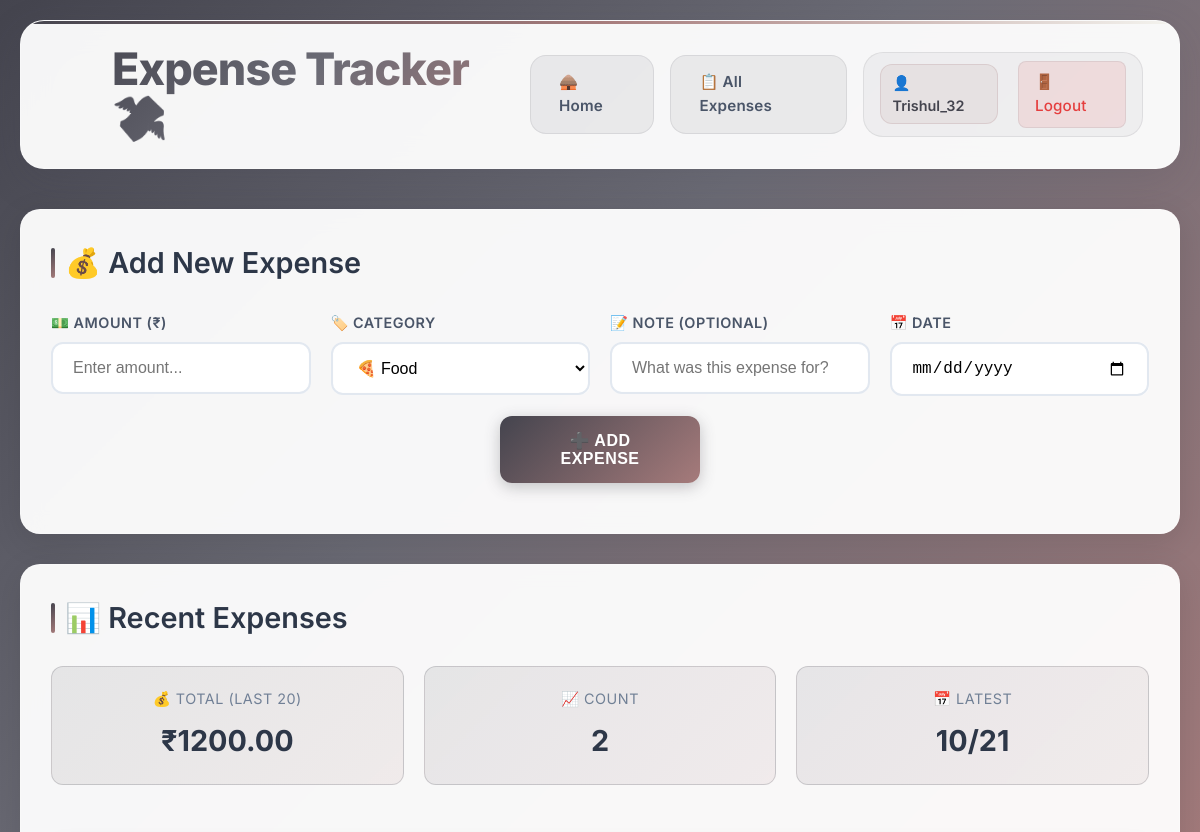
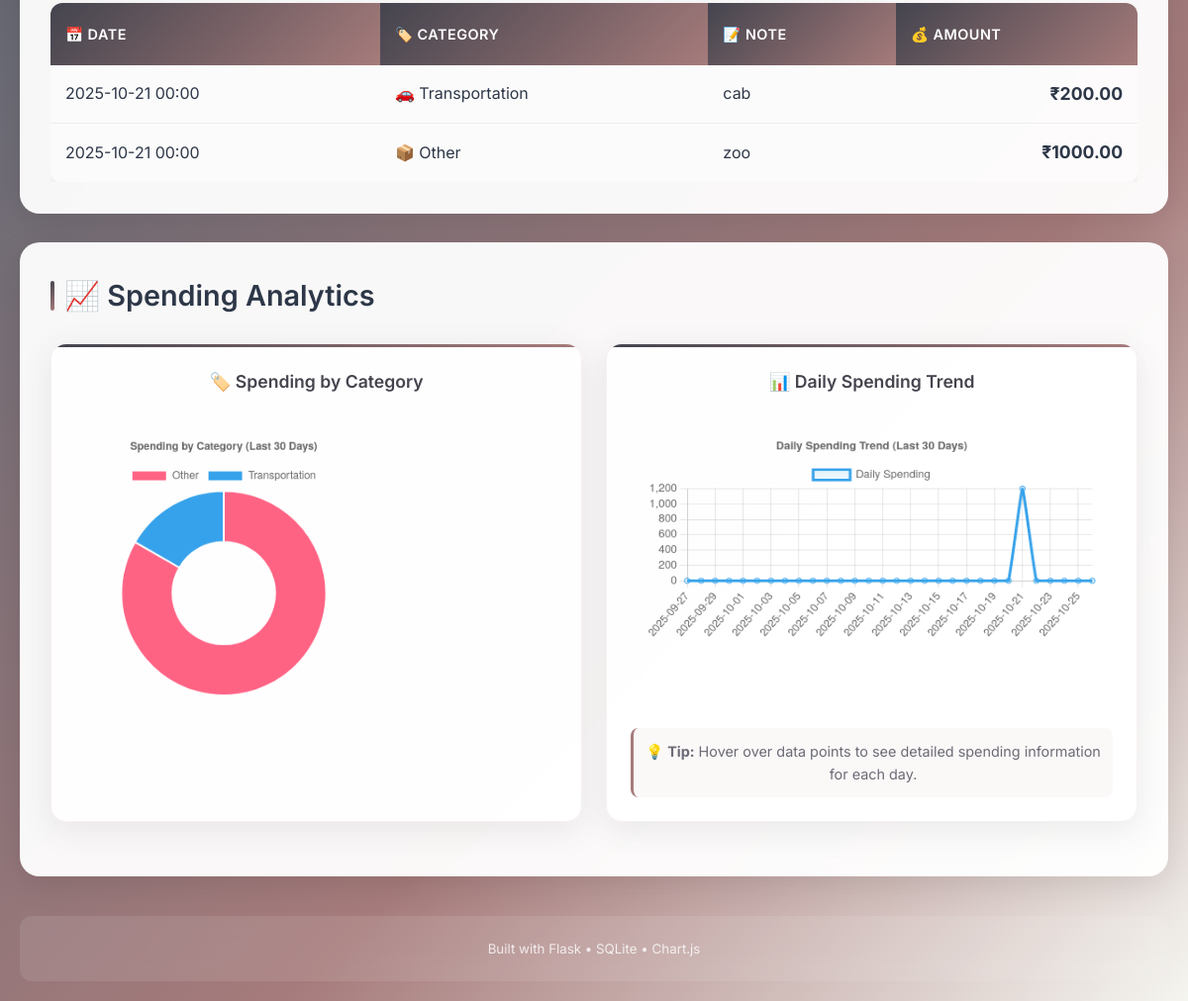
The page / (signed in) on the database its author committed (2 pictures, top to bottom).
### models.py (models this page shows, shortened)
class User(UserMixin, db.Model):
    __tablename__ = 'users'
    id = db.Column(db.Integer, primary_key=True)
    username = db.Column(db.String(80), unique=True, nullable=False)
    email = db.Column(db.String(120), unique=True, nullable=False)
    password_hash = db.Column(db.String(255), nullable=False)
    created_at = db.Column(db.DateTime, default=datetime.utcnow)
    expenses = db.relationship('Expense', backref='user', lazy=True, cascade='all, delete-orphan')

class Expense(db.Model):
    __tablename__ = 'expenses'
    id = db.Column(db.Integer, primary_key=True)
    amount = db.Column(db.Float, nullable=False)
    category = db.Column(db.String(80), nullable=False)
    note = db.Column(db.String(255))
    created_at = db.Column(db.DateTime, default=datetime.utcnow)
    user_id = db.Column(db.Integer, db.ForeignKey('users.id'), nullable=False)

### app.py (the view, shortened to what this page needs)
@app.route('/', methods=['GET', 'POST'])
@login_required
def index():
    recent = Expense.query.filter_by(user_id=current_user.id).order_by(Expense.created_at.desc()).limit(20).all()
    categories = sorted({e.category for e in Expense.query.filter_by(user_id=current_user.id).all()})
    return render_template('index.html', expenses=recent, categories=categories)

### app.py (called while the page is built)
@login_manager.user_loader
def load_user(user_id):
    return User.query.get(int(user_id))

### templates/index.html (shortened to what this page needs)
{% extends "base.html" %} {% block content %}
<div class="card">
  <h2>💰 Add New Expense</h2>
  <form method="POST" class="expense-form">
    <div class="form-group">
      <label for="amount">💵 Amount (₹)</label>
      <input
        type="number"
        id="amount"
        name="amount"
        step="0.01"
        min="0"
        required
        placeholder="Enter amount..."
      />
    </div>
    <div class="form-group">
      <label for="category">🏷️ Category</label>
      <select id="category" name="category">
        <option value="Food">🍕 Food</option>
      </select>
    </div>
    <div class="form-group">
      <label for="note">📝 Note (optional)</label>
      <input
        type="text"
        id="note"
        name="note"
        placeholder="What was this expense for?"
      />
    </div>
    <div class="form-group">
      <label for="date">📅 Date</label>
      <input
        type="date"
        id="date"
        name="date"
        value="{{ moment().format('YYYY-MM-DD') if moment else '' }}"
      />
    </div>
    <button type="submit" class="btn btn-primary">➕ Add Expense</button>
  </form>
</div>
<div class="card">
  <h2>📊 Recent Expenses</h2>
  {% if expenses %}
  <div class="expenses-summary">
    <div class="summary-stats">
      <div class="stat">
        <span class="label">💰 Total (last 20)</span>
        <span class="value">₹{{ '%.2f'|format(expenses|sum(attribute='amount')) }}</span>
      </div>
      <div class="stat">
        <span class="label">📈 Count</span>
        <span class="value">{{ expenses|length }}</span>
      </div>
      <div class="stat">
        <span class="label">📅 Latest</span>
        <span class="value">{{ expenses[0].created_at.strftime('%m/%d') if expenses else 'N/A' }}</span>
      </div>
    </div>
  </div>
  <div style="overflow-x: auto;">
    <table class="expenses">
      <thead>
        <tr>
          <th>📅 Date</th>
          <th>🏷️ Category</th>
          <th>📝 Note</th>
          <th>💰 Amount</th>
        </tr>
      </thead>
      <tbody>
        {% for e in expenses %}
        <tr>
          <td>{{ e.created_at.strftime('%Y-%m-%d %H:%M') }}</td>
          <td>
            {% if e.category == 'Food' %}🍕
            {% elif e.category == 'Transportation' %}🚗
            {% elif e.category == 'Entertainment' %}🎬
            {% elif e.category == 'Shopping' %}🛍️
            {% elif e.category == 'Bills' %}📄
            {% elif e.category == 'Healthcare' %}🏥
            {% elif e.category == 'Education' %}📚
            {% elif e.category == 'Travel' %}✈️
            {% else %}📦{% endif %}
            {{ e.category }}
          </td>
          <td>{{ e.note or '-' }}</td>
          <td class="amount">₹{{ '%.2f'|format(e.amount) }}</td>
        </tr>
        {% endfor %}
      </tbody>
    </table>
  </div>
  {% else %}
  <div style="text-align: center; padding: 40px; color: #718096;">
    <div style="font-size: 4rem; margin-bottom: 20px;">📝</div>
    <h3 style="margin: 0 0 10px 0; color: #4a5568;">No expenses yet!</h3>
    <p style="margin: 0;">Add your first expense above to get started with tracking your spending.</p>
  </div>
  {% endif %}
</div>
<div class="card">
  <h2>📈 Spending Analytics</h2>
  <div style="display: grid; grid-template-columns: repeat(auto-fit, minmax(450px, 1fr)); gap: 24px;">
    <div class="analytics-container">
      <h3 style="margin: 0 0 20px 0; color: #44444E; text-align: center; font-weight: 600; font-size: 1.1rem;">🏷️ Spending by Category</h3>
      <div style="height: 300px; position: relative;">
        <canvas id="categoryChart"></canvas>
      </div>
    </div>
    <div class="analytics-container">
      <h3 style="margin: 0 0 20px 0; color: #44444E; text-align: center; font-weight: 600; font-size: 1.1rem;">📊 Daily Spending Trend</h3>
      <div style="height: 300px; position: relative;">
        <canvas id="dailyChart"></canvas>
      </div>
      <div style="margin-top: 16px; padding: 12px; background: rgba(166, 123, 123, 0.05); border-radius: 8px; border-left: 3px solid #A67B7B;">
        <p style="margin: 0; font-size: 0.9rem; color: #6B6B75; text-align: center;">
          💡 <strong>Tip:</strong> Hover over data points to see detailed spending information for each day.
        </p>
      </div>
    </div>
  </div>
</div>
<script>
  // Load analytics data
  fetch('/api/summary?days=30')
    .then(response => response.json())
    .then(data => {
      // Category chart
      const categoryCtx = document.getElementById('categoryChart').getContext('2d');
      new Chart(categoryCtx, {
        type: 'doughnut',
        data: {
          labels: data.categories.map(c => c.category),
          datasets: [{
            data: data.categories.map(c => c.total),
            backgroundColor: [
              '#FF6384', '#36A2EB', '#FFCE56', '#4BC0C0',
              '#9966FF', '#FF9F40', '#FF6384'
            ]
          }]
        },
        options: {
          responsive: true,
          plugins: {
            title: {
              display: true,
              text: 'Spending by Category (Last 30 Days)'
            }
          }
        }
      });
      // Daily spending chart
      const dailyCtx = document.getElementById('dailyChart').getContext('2d');
      new Chart(dailyCtx, {
        type: 'line',
        data: {
          labels: data.daily.map(d => d.date),
          datasets: [{
            label: 'Daily Spending',
            data: data.daily.map(d => d.total),
            borderColor: '#36A2EB',
            backgroundColor: 'rgba(54, 162, 235, 0.1)',
            tension: 0.1
          }]
        },
        options: {
          responsive: true,
          plugins: {
            title: {
              display: true,
              text: 'Daily Spending Trend (Last 30 Days)'
            }
          },
          scales: {
            y: {
              beginAtZero: true
            }
          }
        }
      });
    })
    .catch(error => {
      console.error('Error loading analytics:', error);
    });
</script>
{% endblock %}

### templates/base.html (shortened to what this page needs)
<!DOCTYPE html>
<html lang="en">
  <head>
    <link
      rel="stylesheet"
      href="{{ url_for('static', filename='style.css') }}"
    />
  </head>
  <body>
    <div class="container">
      <header>
        <h1>Expense Tracker 💸 </h1>
        <nav>
          <a href="{{ url_for('index') }}"> 🛖 Home</a>
          <a href="{{ url_for('expenses_table') }}">📋 All Expenses</a>
          {% if current_user.is_authenticated %}
          <div class="user-menu">
            <span class="user-info">👤 {{ current_user.username }}</span>
            <a href="{{ url_for('logout') }}" class="logout-link">🚪 Logout</a>
          </div>
          {% endif %}
        </nav>
      </header>
      <main>{% block content %}{% endblock %}</main>
      <footer>
        <small>Built with Flask • SQLite • Chart.js</small>
      </footer>
    </div>
  </body>
</html>

### rows shown on the page
User: username "Trishul_32"
Expense: created_at "10/21", created_at "2025-10-21 00:00", category "Transportation", note "cab", amount "200.00"
Expense: created_at "2025-10-21 00:00", category "Other", note "zoo", amount "1000.00"

### other values the page prints
{{ '%.2f'|format(expenses|sum(attribute='amount')) }} "1200.00"
{{ expenses|length }} "2"
